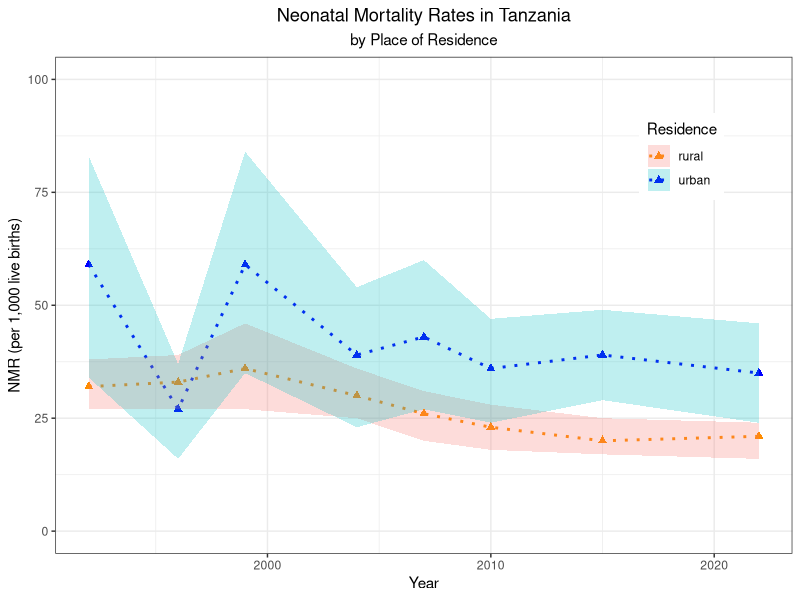

The R script that drew this image:
library(ggplot2)
library(tidyr)

### This is the code I used to generate the graph on our midway presentation

# data taken manually from STATcompiler tables
# https://www.statcompiler.com/en/
tzn_nmr <- data.frame(
  Year = c(1992, 1996, 1999, 2004, 2007, 2010, 2015, 2022),
  rural = c(32, 33, 36, 30, 26, 23, 20, 21),
  rural_l = c(27, 27, 27, 25, 20, 18, 17, 16),
  rural_h = c(38, 39, 46, 36, 31, 28, 25, 24),
  urban = c(59, 27, 59, 39, 43, 36, 39, 35),
  urban_l = c(34, 16, 35, 23, 27, 24, 29, 24),
  urban_h = c(83, 37, 84, 54, 60, 47, 49, 46)
)

# make objects for lower and upper bounds of the CIs
lowersh <- c(tzn_nmr$rural_l, tzn_nmr$urban_l)
uppersh <- c(tzn_nmr$rural_h, tzn_nmr$urban_h)

tzn_nmr %>%
  gather(Residence, value, rural, urban) %>% # not 100% what 'gather' does, but it works
  ggplot( aes( x=Year , y=value , color=Residence ) ) + 
  geom_point( pch=17 , size=2 ) + # triangles
  geom_line( linewidth=1 , linetype="dotted" ) +
  geom_ribbon( # ribbons create upper and lower lines and fill them in
    aes( ymin=lowersh , ymax=uppersh , fill=Residence ) ,
    linetype=0 ,
    alpha=0.25 ) +
  theme_bw() + # classic background
  scale_color_manual( values = c("darkorange","blue") ) + # this is important when you have two different lines on the same plot
  theme( legend.position = c(0.85,0.8) ,
         plot.title = element_text(hjust = 0.5),
         plot.subtitle = element_text(hjust = 0.5) ) +
  xlim( 1992,2022 ) + ylim( 0,100 ) + # changing the limits
  ylab( "NMR (per 1,000 live births)" ) +
  ggtitle("Neonatal Mortality Rates in Tanzania","by Place of Residence") # arg1 Title, arg2 Subtitle
